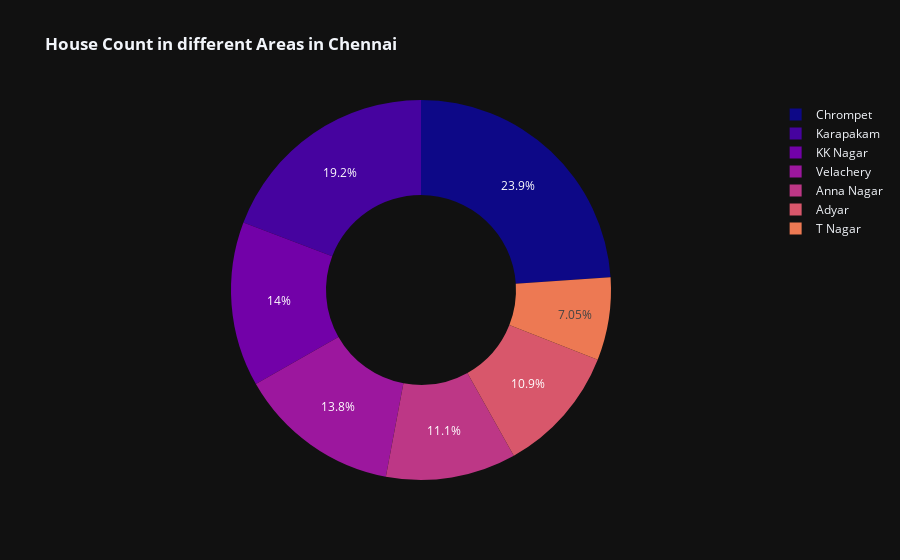

Here is the notebook cell this chart was saved with:
### Markdown cell above
# Count of Houses in Area of Chennai
#### chromper area has more houses as compared to others
#### T Naget Area has less Houses

### Code cell
px.pie(df.groupby('AREA',as_index=False)['PRT_ID'].count(),values='PRT_ID',names='AREA',labels={'PRT_ID':'Count'},template='plotly_dark',color_discrete_sequence=px.colors.sequential.Plasma,hole=.5,title='<b>House Count in different Areas in Chennai</b>')

### Figure 1 — Plotly figure (JSON) as saved in the notebook; plotly's stock layout.template omitted (floating-point values rounded to 4 significant figures)
{"data": [{"domain": {"x": [0, 1], "y": [0, 1]}, "hole": 0.5, "hovertemplate": "AREA=%{label}<br>Count=%{value}<extra></extra>", "labels": ["Adyar", "Anna Nagar", "Chrompet", "KK Nagar", "Karapakam", "T Nagar", "Velachery"], "legendgroup": "", "name": "", "showlegend": true, "type": "pie", "values": [774, 788, 1702, 997, 1366, 501, 981]}], "layout": {"legend": {"tracegroupgap": 0}, "piecolorway": ["#0d0887", "#46039f", "#7201a8", "#9c179e", "#bd3786", "#d8576b", "#ed7953", "#fb9f3a", "#fdca26", "#f0f921"], "title": {"text": "<b>House Count in different Areas in Chennai</b>"}}}
